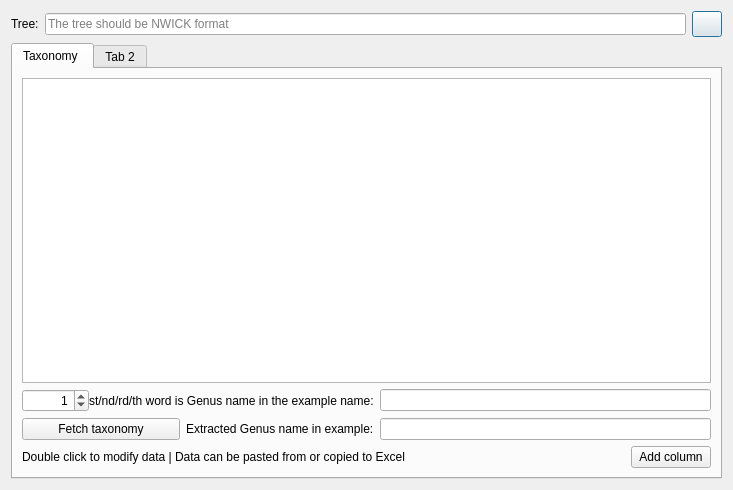
<?xml version="1.0" encoding="UTF-8"?>
<ui version="4.0">
 <class>iTOL_edotor</class>
 <widget class="QDialog" name="iTOL_edotor">
  <property name="geometry">
   <rect>
    <x>0</x>
    <y>0</y>
    <width>733</width>
    <height>490</height>
   </rect>
  </property>
  <property name="windowTitle">
   <string>Annotation editor</string>
  </property>
  <layout class="QVBoxLayout" name="verticalLayout">
   <item>
    <layout class="QHBoxLayout" name="horizontalLayout_2">
     <item>
      <widget class="QLabel" name="label_2">
       <property name="text">
        <string>Tree:</string>
       </property>
      </widget>
     </item>
     <item>
      <widget class="InputQLineEdit" name="lineEdit_3">
       <property name="cursor">
        <cursorShape>ArrowCursor</cursorShape>
       </property>
       <property name="text">
        <string/>
       </property>
       <property name="readOnly">
        <bool>true</bool>
       </property>
       <property name="placeholderText">
        <string>The tree should be NWICK format</string>
       </property>
      </widget>
     </item>
     <item>
      <widget class="QPushButton" name="pushButton_3">
       <property name="sizePolicy">
        <sizepolicy hsizetype="Fixed" vsizetype="Fixed">
         <horstretch>0</horstretch>
         <verstretch>0</verstretch>
        </sizepolicy>
       </property>
       <property name="minimumSize">
        <size>
         <width>30</width>
         <height>26</height>
        </size>
       </property>
       <property name="maximumSize">
        <size>
         <width>30</width>
         <height>26</height>
        </size>
       </property>
       <property name="styleSheet">
        <string notr="true"/>
       </property>
       <property name="text">
        <string/>
       </property>
      </widget>
     </item>
    </layout>
   </item>
   <item>
    <widget class="QTabWidget" name="tabWidget">
     <widget class="QWidget" name="tab">
      <attribute name="title">
       <string>Taxonomy </string>
      </attribute>
      <layout class="QVBoxLayout" name="verticalLayout_2">
       <item>
        <widget class="MyTableView" name="tableView">
         <property name="sizeAdjustPolicy">
          <enum>QAbstractScrollArea::AdjustToContents</enum>
         </property>
        </widget>
       </item>
       <item>
        <layout class="QGridLayout" name="gridLayout">
         <item row="0" column="0">
          <layout class="QHBoxLayout" name="horizontalLayout">
           <property name="spacing">
            <number>0</number>
           </property>
           <item>
            <widget class="QSpinBox" name="spinBox">
             <property name="alignment">
              <set>Qt::AlignRight|Qt::AlignTrailing|Qt::AlignVCenter</set>
             </property>
             <property name="maximum">
              <number>9999999</number>
             </property>
             <property name="value">
              <number>1</number>
             </property>
            </widget>
           </item>
           <item>
            <widget class="QLabel" name="label_4">
             <property name="text">
              <string>st/nd/rd/th word is Genus name in the example name:</string>
             </property>
            </widget>
           </item>
          </layout>
         </item>
         <item row="0" column="1">
          <widget class="QLineEdit" name="lineEdit">
           <property name="readOnly">
            <bool>true</bool>
           </property>
          </widget>
         </item>
         <item row="1" column="0">
          <layout class="QHBoxLayout" name="horizontalLayout_4">
           <item>
            <widget class="QPushButton" name="pushButton_6">
             <property name="text">
              <string>Fetch taxonomy</string>
             </property>
            </widget>
           </item>
           <item>
            <widget class="QLabel" name="label_5">
             <property name="text">
              <string>Extracted Genus name in example:</string>
             </property>
            </widget>
           </item>
          </layout>
         </item>
         <item row="1" column="1">
          <widget class="QLineEdit" name="lineEdit_2">
           <property name="readOnly">
            <bool>true</bool>
           </property>
          </widget>
         </item>
        </layout>
       </item>
       <item>
        <layout class="QHBoxLayout" name="horizontalLayout_3">
         <item>
          <widget class="QLabel" name="label">
           <property name="text">
            <string>Double click to modify data | Data can be pasted from or copied to Excel</string>
           </property>
          </widget>
         </item>
         <item>
          <spacer name="horizontalSpacer">
           <property name="orientation">
            <enum>Qt::Horizontal</enum>
           </property>
           <property name="sizeHint" stdset="0">
            <size>
             <width>138</width>
             <height>21</height>
            </size>
           </property>
          </spacer>
         </item>
         <item>
          <widget class="QPushButton" name="pushButton_2">
           <property name="text">
            <string>Add column</string>
           </property>
           <property name="icon">
            <iconset>
             <normaloff>:/ete icons/add-icon.png</normaloff>:/ete icons/add-icon.png</iconset>
           </property>
          </widget>
         </item>
        </layout>
       </item>
      </layout>
     </widget>
     <widget class="QWidget" name="tab_2">
      <attribute name="title">
       <string>Tab 2</string>
      </attribute>
     </widget>
    </widget>
   </item>
  </layout>
 </widget>
 <customwidgets>
  <customwidget>
   <class>MyTableView</class>
   <extends>QTableView</extends>
   <header>CustomWidgets.h</header>
  </customwidget>
  <customwidget>
   <class>InputQLineEdit</class>
   <extends>QLineEdit</extends>
   <header>src.CustomWidget.h</header>
  </customwidget>
 </customwidgets>
 <resources>
  <include location="ete_resources.qrc"/>
 </resources>
 <connections/>
</ui>
